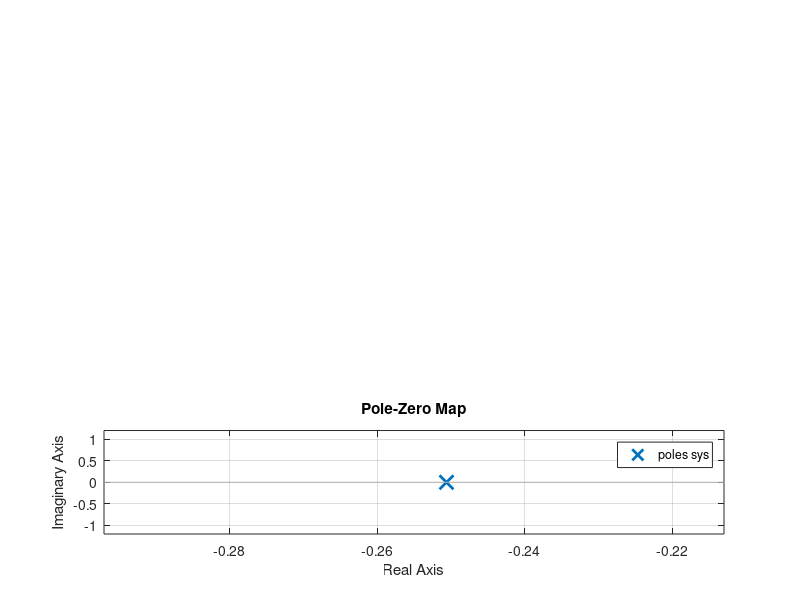

Write MATLAB code to recreate this figure.
%first order system
clear all
clc
sys = tf([0.2506],[1 0.2506])
subplot(3,1,1)
impulse(sys)
subplot(3,1,2)
step(sys)
subplot(3,1,3)
pzmap(sys)